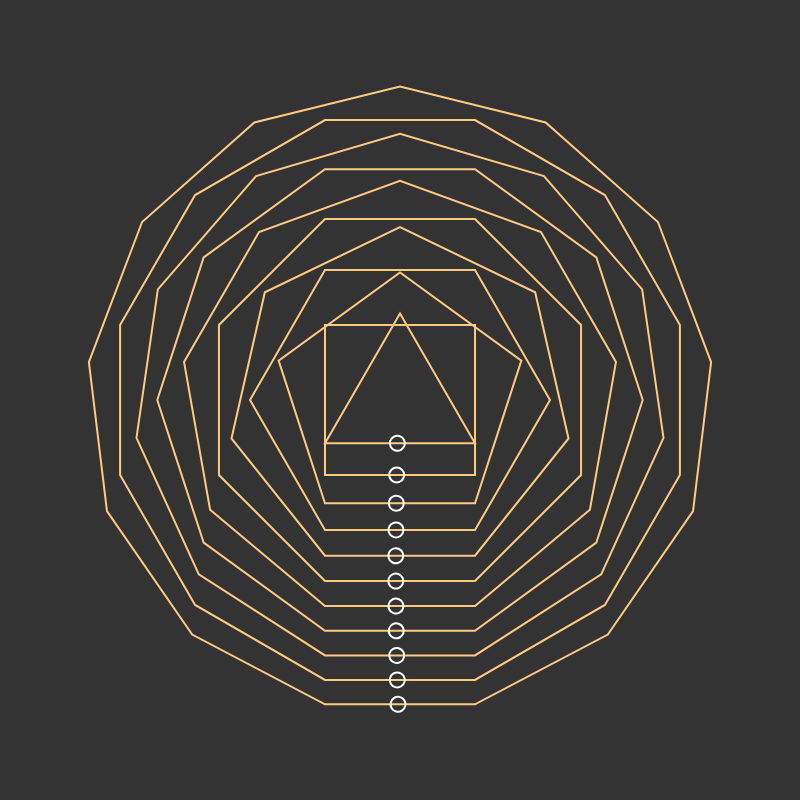
Frame 1 (no input)
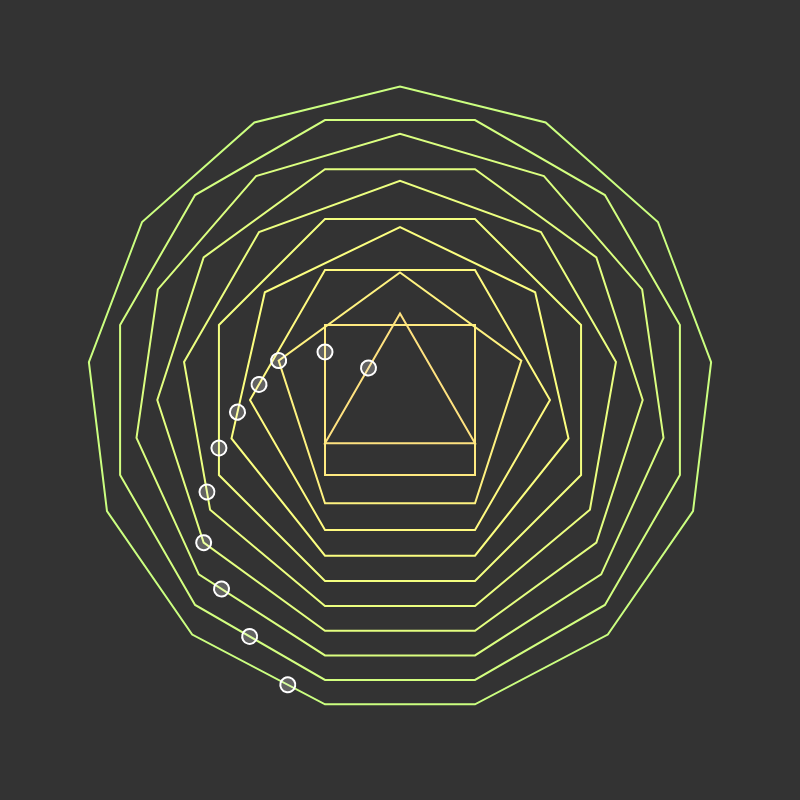
Frame 60 (no input)
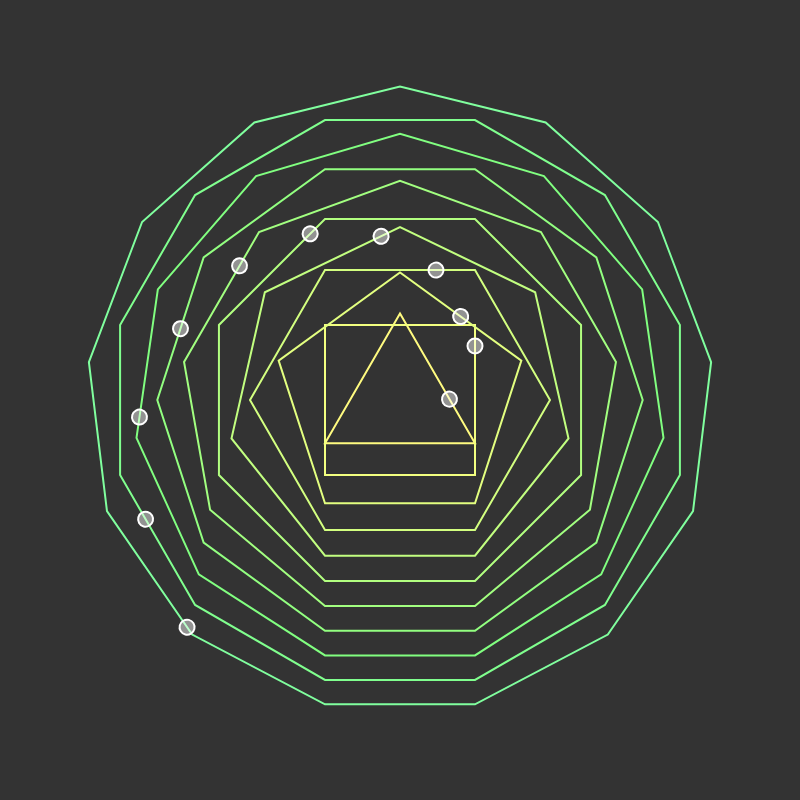
Frame 120 (the mouse pressed at the canvas centre since frame 60)

The p5.js sketch that drew these frames (run headless with seeded random() and noise() and a simulated clock; from frame 60 on, the mouse is pressed at the canvas centre):

// p5.js sketch
// ── sketch.js
let r = 150;
let c = 0;
let number = 14;

let poly = [];
let dots = [];


function setup() {
  canvas = createCanvas(800, 800);
  // a = 0;
}

function draw() {
  let px = (windowWidth - width) / 2;
  let py = (windowHeight - height) / 2;
  canvas.position(px, py);
  background(51);
  translate(width / 2, height / 2);
  rotate(-PI / 2);
  fill(255);

  rotate(-PI);

  poly = [];
  for (var i = 3; i < number; i++) {
    poly.push(new Polygon(i));
  }

  if (frameCount == 1) {
    for (var i = 0; i < poly.length; i++) {
      let path_ = poly[i].path;
      dots.push(new Dots(path_));
    }
  }

  for (var i = 0; i < poly.length; i++) {
    push();
    poly[i].show();
    pop();
  }

  for (var i = 0; i < dots.length; i++) {
    push();
    dots[i].update();
    dots[i].show();
    pop();
  }


  if (c == 255) {
    l = -1;
  } else if (c == 0) {
    l = 1;
  }
  c = c + l;
  // if (frameCount > 200) {
  //   noLoop();

  // }
}

class Polygon {

  constructor(n_) {
    let r_ = (r / sin(PI / n_)) / 2;
    let a_ = PI / n_;

    this.sides = n_;
    this.radius = r_;
    this.angle = a_;
    this.path = this.createPath();
  }

  createPath() {
    let path_ = [];
    for (let i = 1; i <= this.sides; i++) {
      let x_ = this.radius * cos(TWO_PI * (i - 2) / this.sides);
      let y_ = this.radius * sin(TWO_PI * (i - 2) / this.sides);
      path_.push(createVector(x_, y_));
    }

    return path_;
  }

  show() {
    this.stylize();

    beginShape();
    for (let i = 0; i < this.path.length; i++) {
      let p_ = this.path[i];
      vertex(p_.x, p_.y);
    }
    endShape(CLOSE);
  }

  stylize() {
    rotate(this.angle);
    colorMode(HSB);
    strokeWeight(2);
    stroke(this.colorize());
    noFill();
  }

  colorize() {
    return color(35 + c * 0.9 * map(this.sides, 0, 14, 0, 1), 50, 200);
  }
}

class Dots {
  constructor(path_) {
    let sides_ = path_.length;
    let a_ = PI / (sides_);
    let speed_ = (((number - sides_) / 2 * (sides_)) / 1000);
    let position_ = path_[0];

    this.positionT = position_;
    this.position = position_;
    this.speed = speed_;
    this.angle = a_;
    this.path = path_;
    this.sides = sides_;
    this.index = 0;
  }

  update() {
    let temp_ = ((((number - this.sides + 1) / 2 * (this.sides)) / 1000) * frameCount + 0.5) % 1;

    if (this.speed > temp_) {
      this.index = (this.index + 1) % (this.sides);
      this.positionT = this.path[this.index];
    }

    this.speed = temp_;
    let pos_ = p5.Vector.lerp(this.positionT, this.path[(this.index + 1) % this.sides], this.speed);

    this.position = pos_;
  }

  show() {
    this.stylize();

    let pos_ = this.position;
    ellipse(pos_.x, pos_.y, 15, 15);
  }

  stylize() {
    rotate(this.angle);
    strokeWeight(2);
    stroke(255);
    fill(255, c);
  }

  // colorize() {
  //   return color(35 + c * 0.9 * map(this.sides, 0, 14, 0, 1), 50, 200);
  // }

}
